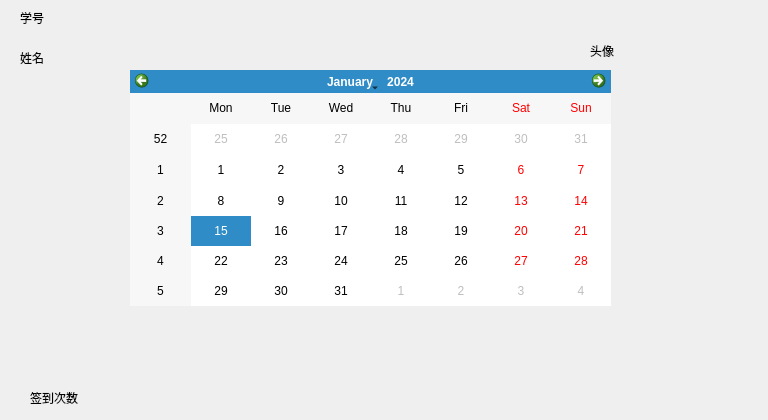
<?xml version="1.0" encoding="UTF-8"?>
<ui version="4.0">
 <class>person</class>
 <widget class="QWidget" name="person">
  <property name="geometry">
   <rect>
    <x>0</x>
    <y>0</y>
    <width>768</width>
    <height>420</height>
   </rect>
  </property>
  <property name="windowTitle">
   <string>Form</string>
  </property>
  <property name="styleSheet">
   <string notr="true"/>
  </property>
  <widget class="QLabel" name="label">
   <property name="geometry">
    <rect>
     <x>20</x>
     <y>10</y>
     <width>181</width>
     <height>16</height>
    </rect>
   </property>
   <property name="text">
    <string>学号</string>
   </property>
  </widget>
  <widget class="QLabel" name="label_2">
   <property name="geometry">
    <rect>
     <x>20</x>
     <y>50</y>
     <width>141</width>
     <height>16</height>
    </rect>
   </property>
   <property name="text">
    <string>姓名</string>
   </property>
  </widget>
  <widget class="QLabel" name="label_3">
   <property name="geometry">
    <rect>
     <x>30</x>
     <y>390</y>
     <width>72</width>
     <height>15</height>
    </rect>
   </property>
   <property name="text">
    <string>签到次数</string>
   </property>
  </widget>
  <widget class="QLabel" name="label_4">
   <property name="geometry">
    <rect>
     <x>590</x>
     <y>10</y>
     <width>101</width>
     <height>81</height>
    </rect>
   </property>
   <property name="text">
    <string>头像</string>
   </property>
  </widget>
  <widget class="QWidget" name="widget" native="true">
   <property name="geometry">
    <rect>
     <x>0</x>
     <y>0</y>
     <width>771</width>
     <height>421</height>
    </rect>
   </property>
   <property name="styleSheet">
    <string notr="true">border-image: url(:/任盈盈.jpg);</string>
   </property>
   <widget class="QCalendarWidget" name="calendarWidget">
    <property name="geometry">
     <rect>
      <x>130</x>
      <y>70</y>
      <width>481</width>
      <height>236</height>
     </rect>
    </property>
   </widget>
  </widget>
  <zorder>widget</zorder>
  <zorder>label</zorder>
  <zorder>label_2</zorder>
  <zorder>label_3</zorder>
  <zorder>label_4</zorder>
 </widget>
 <resources/>
 <connections/>
</ui>
